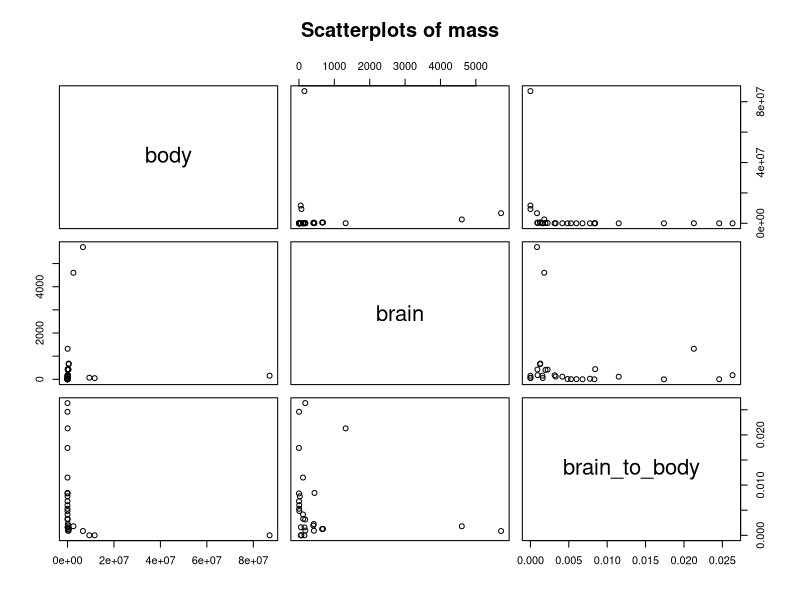
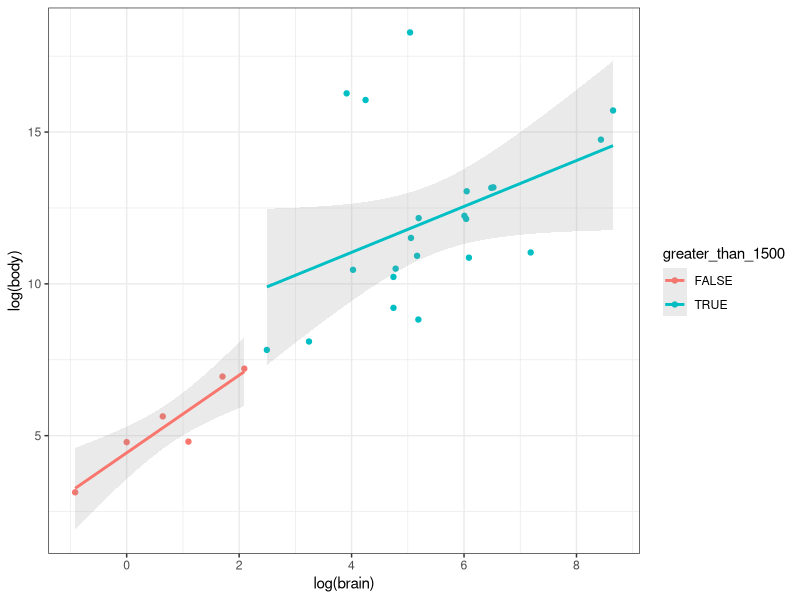
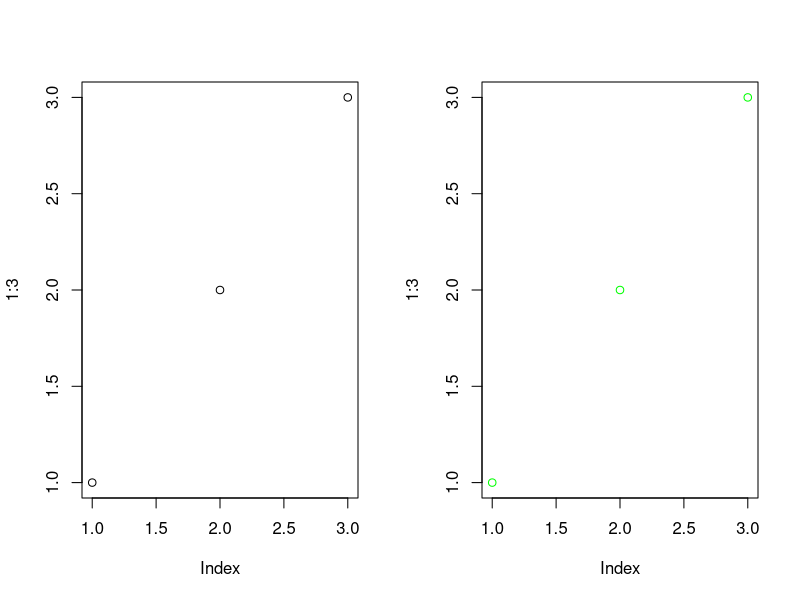

Write the R code that produced these figures, in order.
## ---- chunk 1
knitr::opts_chunk$set(fig.height = 4.5, fig.align = "center", comment = "##", collapse = T)
library(tidyverse)
theme_set(theme_bw())
## ---- chunk 2
a <- c(1,2,3) 
b <- data.frame(Name = c("Abby", "Bobby"), 
                Height = c(160,158))
## ---- chunk 3
a
## ---- chunk 4
b
## ---- chunk 5
a[2:3] # Extract elements 2 and 3 from vector a
b[1, 2] # Extract row 1 and column 2 of data frame b

b$Name # Extract the Name column of b
## ---- chunk 6
a # Prints the object a
mean(a) # Prints the mean of a
## ---- chunk 7
data(Animals, package = "MASS")
dat <- Animals # Renames to dat

dat[1:5, 1:2] # Prints rows 1 to 5 and columns 1 to 2
## ---- chunk 8
dat$body <- dat$body * 1000 # Transform body from kg to g
## ---- chunk 9
dat$brain_to_body <- dat$brain / dat$body # Divides brain mass by body mass
## ---- chunk 10
plot(dat, main = "Scatterplots of mass") # Plotting using the basic plot function
## ---- chunk 11
dat$greater_than_1500 <- dat$body > 1500 # Create new variable
dat[1:5,]
## ---- chunk 12
aggregate(brain ~ greater_than_1500, dat, mean)
## ---- chunk 13
a

a %>% mean()
## ---- chunk 14
library(dplyr)

dat %>% 
  mutate(greater_than_1500 = body > 1500) %>% 
  group_by(greater_than_1500) %>% 
  summarise(Mean = mean(brain), 
            Sd = sd(brain))
## ---- chunk 15
library(ggplot2)

g <- ggplot(dat, aes(log(brain), log(body), color = greater_than_1500)) + 
  geom_point() +
  geom_smooth(method = "lm", alpha = 0.2)
g
## ---- chunk 16
par(mfrow = c(1,2))
plot(1:3, col = "black")
plot(1:3, col = "green")
## ---- chunk 17
sd
## ---- chunk 18
add_two <- function(x){
  x + 2
}

add_two(5)

add_inputs <- function(x, y){
  x + y
}

add_inputs(5, 2)
## ---- chunk 19
m <- mean(a)
m
## ---- chunk 20
mod <- lm(brain ~ body, dat)

anova(mod)
## ---- chunk 21
mod$coefficients # Prints the estimated coefficients
mod$fitted.values # Prints the estimated values
